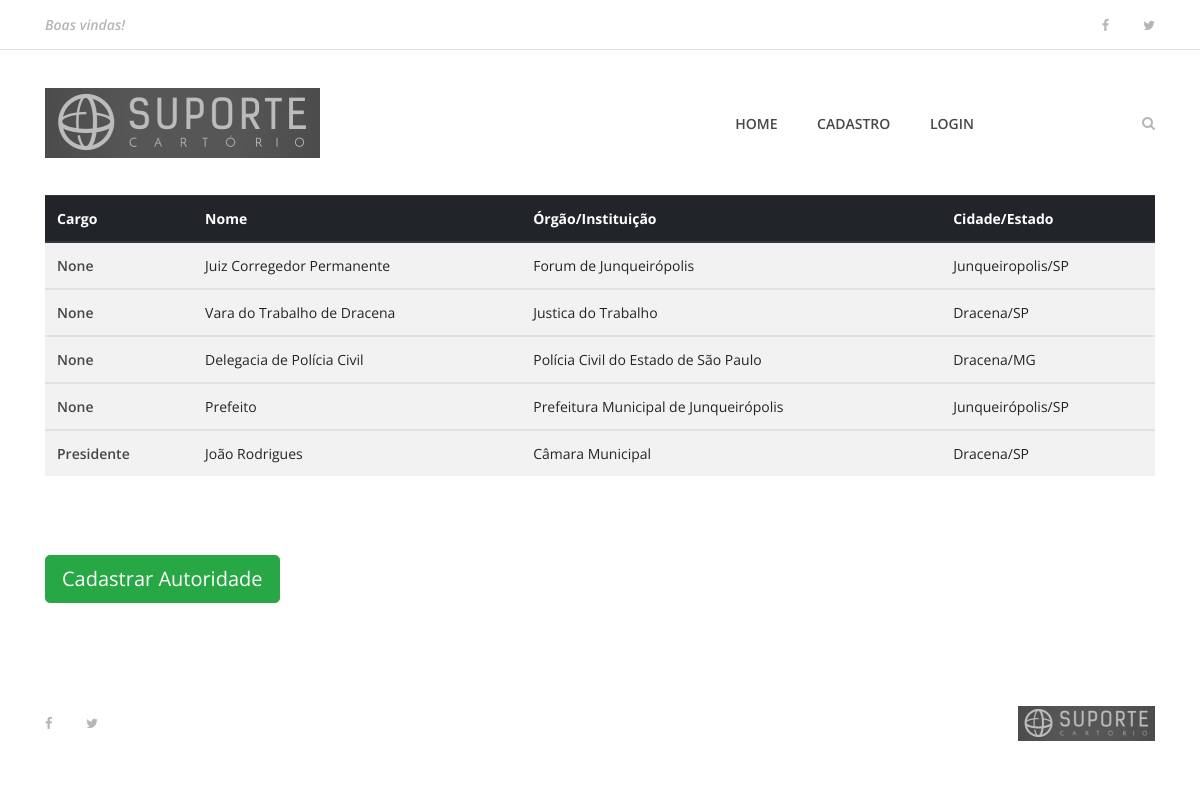
/lista_autoridades, run on an earlier commit of the app's database.
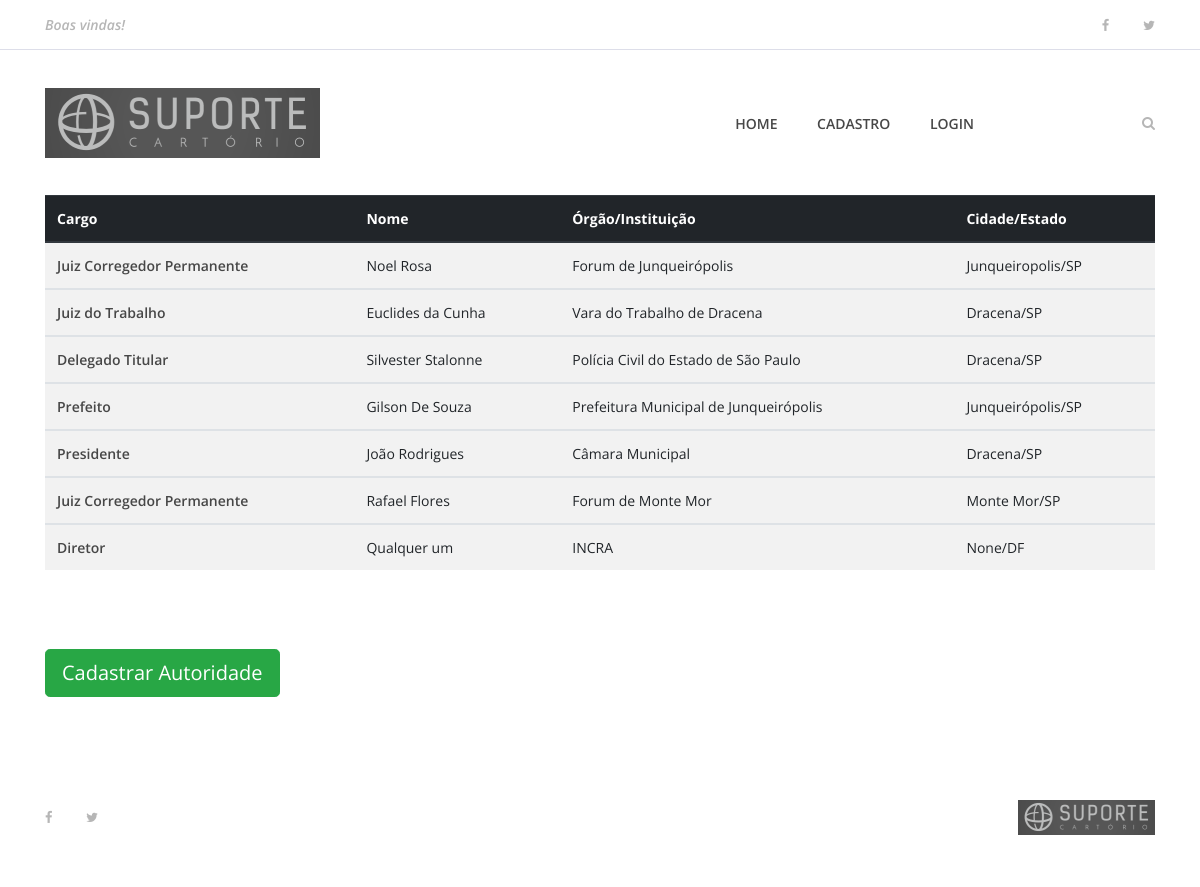
And on a later commit of the database.
### apps/oficios/models/Authority.py (models this page shows, shortened)
class Authority(models.Model):
    name = models.CharField(null=False, max_length=200, verbose_name='Nome')
    post = models.CharField(null=True, blank=True, max_length=200, default=None, verbose_name='Cargo/Função')
    institution = models.CharField(max_length=200, verbose_name='Órgão/Instituição')
    state = models.CharField(null=False, max_length=2, choices=STATE_CHOICES, default='SP', verbose_name='Estado')
    city = models.CharField(null=True, blank=True, max_length=200, verbose_name='Cidade')
    address = models.CharField(null=True, blank=True, max_length=200, verbose_name='Endereço')
    number = models.CharField(null=True, blank=True, max_length=10, verbose_name='Número')
    complement = models.CharField(null=True, blank=True, max_length=200, verbose_name='Complemento')
    cep = models.CharField(null=True, blank=True, max_length=8, verbose_name='CEP')
    email = models.EmailField(null=True, blank=True, max_length=100)
    phone = models.CharField(null=True, blank=True, max_length=50, verbose_name='Telefone')
    status = models.BooleanField(default=True)
    created_at = models.DateTimeField(auto_now_add=True)
    updated_at = models.DateTimeField(auto_now=True)
    class Meta:
        verbose_name = 'Autoridade'
        verbose_name_plural = 'Autoridades'

### apps/oficios/views.py (the view)
# urls.py: path('lista_autoridades', views.lista_autoridades, name='lista_autoridades'),
def lista_autoridades(request):
    autoridades = Authority.objects.all()
    paginator = Paginator(autoridades, 10)
    page = request.GET.get('page')
    autoridades_por_pagina = paginator.get_page(page)
    dados = {
        "autoridades": autoridades,
    }
    return render(request, 'oficios/lista_autoridades.html', dados)

### templates/oficios/lista_autoridades.html (shortened to what this page needs)
{% extends 'base.html' %}
{% load static %}
{% block content %}
    <section class="best-receipe-area">
        <div class="container">
            <div>
                {% if autoridades %}
                <table class="table table-striped">
                    <thead class="thead-dark">
                        <th scope="col">Cargo</th>
                        <th scope="col">Nome</th>
                        <th scope="col">Órgão/Instituição</th>
                        <th scope="col">Cidade/Estado</th>
                    </thead>
                    {% for autoridade in autoridades %}
                    <tbody>
                        <tr>
                            <td scope="row"><a href="{% url 'autoridade' autoridade.id %}">{{autoridade.post}}</a></td>
                            <td>{{autoridade.name}}</td>
                            <td>{{autoridade.institution}}</td>
                            <td>{{autoridade.city}}/{{autoridade.state}}</td>
                        </tr>
                    </tbody>
                    {% endfor %}
                </table>
                {% else %}
                    <div class="col-12 col-sm-6 col-lg-4">
                        <h1>Nenhum resultado encontrado</h1>
                    </div>
                {% endif %}
                <div>
                    <br><br><br>
                    <a href="{% url 'cadastra_autoridade' %}" type="button" class="btn btn-success btn-lg">Cadastrar Autoridade</a>
                </div>
            </div>
        </div>
    </section>
 {% endblock %}

### templates/base.html (shortened to what this page needs)
{% load static %}
<!DOCTYPE html>
<html lang="en">
<head>
    <link rel="stylesheet" href="{% static 'site.css' %}">
</head>
<body>
    {% include 'partials/_menu.html' %}
    {% block content %} {% endblock %}
    {% include 'partials/_footer.html' %}
</body>
</html>

### templates/partials/_busca.html (shortened to what this page needs)
{% load static %}

### templates/partials/_menu.html (shortened to what this page needs)
 {% load static %}
    <header class="header-area">
        <div class="top-header-area">
            <div class="container h-100">
                <div class="row h-100 align-items-center justify-content-between">
                    <div class="col-12 col-sm-6">
                        <div class="breaking-news">
                            <div id="breakingNewsTicker" class="ticker">
                                <ul>
                                    <li><a href="">Boas vindas!</a></li>
                                </ul>
                            </div>
                        </div>
                    </div>
                    <div class="col-12 col-sm-6">
                        <div class="top-social-info text-right">
                            <a href=""><i class="fa fa-facebook" aria-hidden="true"></i></a>
                            <a href=""><i class="fa fa-twitter" aria-hidden="true"></i></a>
                        </div>
                    </div>
                </div>
            </div>
        </div>
        <div class="delicious-main-menu">
            <div class="classy-nav-container breakpoint-off">
                <div class="container">
                    <nav class="classy-navbar justify-content-between" id="deliciousNav">
                        <a class="nav-brand" href="{% url 'index' %}"><img src="{% static 'img/core-img/suporte_logo_small2.png' %}" alt=""></a>
                        <div class="classy-menu">
                            <div class="classynav">
                                <ul>
                                    {% if user.is_authenticated %}
                                        <li><a href="{% url 'index' %}">Home</a></li>
                                        <li><a href="{% url 'dashboard' %}">Ofícios</a></li>
                                        <li><a href="{% url 'logout' %}">Logout</a></li>
                                    {% else %}
                                        <li><a href="{% url 'index' %}">Home</a></li>
                                        <li><a href="{% url 'cadastro' %}">Cadastro</a></li>
                                        <li><a href="{% url 'login' %}">Login</a></li>
                                    {% endif %}
                                </ul>
                                <div class="search-btn">
                                    <i class="fa fa-search" aria-hidden="true"></i>
                                </div>
                            </div>
                        </div>
                    </nav>
                </div>
            </div>
        </div>
    </header>

### templates/partials/_footer.html
 {% load static %}
    <footer class="footer-area">
        <div class="container h-100">
            <div class="row h-100">
                <div class="col-12 h-100 d-flex flex-wrap align-items-center justify-content-between">
                    <div class="footer-social-info text-right">
                        <a href="#"><i class="fa fa-facebook" aria-hidden="true"></i></a>
                        <a href="#"><i class="fa fa-twitter" aria-hidden="true"></i></a>
                    </div>
                    <div class="footer-logo">
                        <a href="{% url 'index' %}"><img src="{% static 'img/core-img/suporte_logo_small3.png' %}" alt=""></a>
                    </div>
                </div>
            </div>
        </div>
    </footer>

### web_oficios_e_procuracoes/static/site.css (style rules this page uses)
* { margin: 0; padding: 0; }
body { font-family: "Open Sans", sans-serif; font-size: 14px; }
a, a:hover, a:focus { -webkit-transition-duration: 500ms; transition-duration: 500ms; text-decoration: none; outline: 0 solid transparent; color: #000000; font-weight: 600; font-size: 14px; color: #474747; }
ul, ol { margin: 0; }
ul li, ol li { list-style: none; }
img { height: auto; max-width: 100%; }
.header-area { position: relative; z-index: 100; width: 100%; }
.header-area .top-header-area { width: 100%; height: 50px; background-color: #ffffff; border-bottom: 1px solid #dddee9; }
.header-area .top-header-area .breaking-news { position: relative; z-index: 1; }
.header-area .top-header-area .breaking-news .ticker { width: 100%; text-align: left; position: relative; overflow: hidden; }
.header-area .top-header-area .breaking-news .ticker ul { width: 100%; position: relative; z-index: 1; }
.header-area .top-header-area .breaking-news .ticker ul li { display: none; width: 100%; }
.header-area .top-header-area .breaking-news .ticker ul li a { font-size: 14px; color: #b6b6b6; font-style: italic; }
.header-area .top-header-area .top-social-info a { display: inline-block; color: #b6b6b6; font-size: 13px; margin-right: 30px; }
.header-area .top-header-area .top-social-info a:last-child { margin-right: 0; }
.header-area .delicious-main-menu { position: relative; width: 100%; z-index: 100; height: 145px; }
.header-area .delicious-main-menu .classy-nav-container { background-color: transparent; }
.header-area .delicious-main-menu .classy-navbar { height: 145px; padding: 0; }
.header-area .delicious-main-menu .classy-navbar .classynav ul li a { font-weight: 600; }
.header-area .delicious-main-menu .classy-navbar .classynav > ul > li > a { text-transform: uppercase; padding: 12px 18px 11px; background-color: transparent; border-bottom: 3px solid transparent; line-height: 1; color: #474747; font-weight: 600; }
.header-area .delicious-main-menu .classynav .search-btn { color: #b6b6b6; margin-left: 150px; cursor: pointer; -webkit-transition-duration: 500ms; transition-duration: 500ms; }
.header-area .delicious-main-menu .classynav .search-btn i { -webkit-transition-duration: 500ms; transition-duration: 500ms; }
.best-receipe-area { position: relative; z-index: 1; padding-bottom: 50px; }
.footer-area { position: relative; z-index: 1; width: 100%; height: 140px; background-color: #ffffff; }
.footer-area .footer-social-info { padding-right: 15px; }
.footer-area .footer-social-info a { display: inline-block; color: #b6b6b6; font-size: 13px; margin-right: 30px; }
.footer-area .footer-social-info a:last-child { margin-right: 0; }

What changed in the data, as far as the page shows it:
changed Authority "Forum de Junqueirópolis": post "None" → "Juiz Corregedor Permanente"; name "Juiz Corregedor Permanente" → "Noel Rosa"
changed Authority "Vara do Trabalho de Dracena": post "None" → "Juiz do Trabalho"; name "Vara do Trabalho de Dracena" → "Euclides da Cunha"; institution "Justica do Trabalho" → "Vara do Trabalho de Dracena"
changed Authority "Polícia Civil do Estado de São Paulo": post "None" → "Delegado Titular"; name "Delegacia de Polícia Civil" → "Silvester Stalonne"; state "MG" → "SP"
changed Authority "Prefeito": post "None" → "Prefeito"; name "Prefeito" → "Gilson De Souza"
added Authority: post "Juiz Corregedor Permanente", name "Rafael Flores", institution "Forum de Monte Mor", city "Monte Mor", state "SP"
added Authority: post "Diretor", name "Qualquer um", institution "INCRA", city "None", state "DF"
